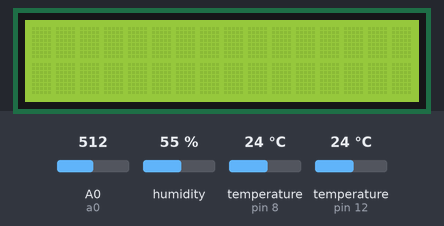
A sketch run on a simulated Arduino Uno, built with avr-gcc and run on an emulated ATmega328P. Shown: 16×2 character LCD. Inputs (shaded band) come from the test bench; at power-on: humidity 55 %, temperature (sensors on pin 8, pin 12) 24 °C, A0 (a0) = 512.

Above: at 1.2 s.
1.3 s: humidity set to 22 %
At 8.5 s:
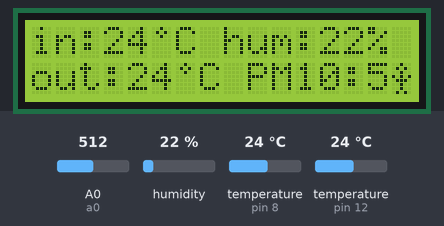
10.8 s: temperature (sensor on pin 8) set to 12 °C
At 11.3 s:
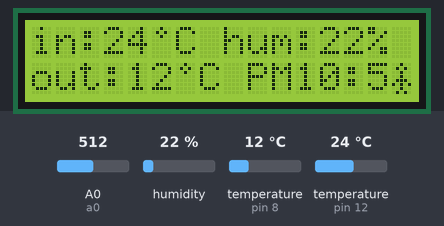
13.6 s: A0 (a0) set to 616
At 20.8 s:
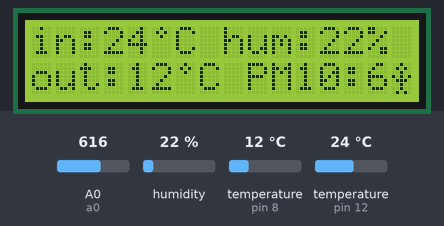
21.1 s: A0 (a0) set to 647
24.6 s: temperature (sensor on pin 12) set to 12 °C
At 28.9 s:
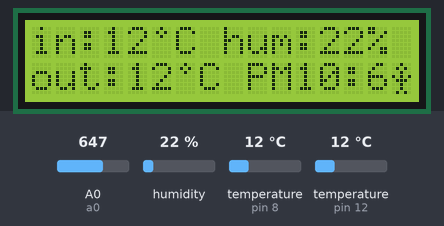
29.5 s: temperature (sensor on pin 8) set to 19 °C
At 33.4 s:
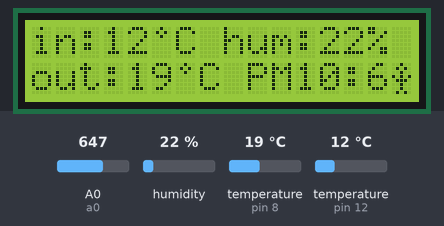
Timing chart, 0 to 34.7 s (numbered marks = the images above; inputs shaded):
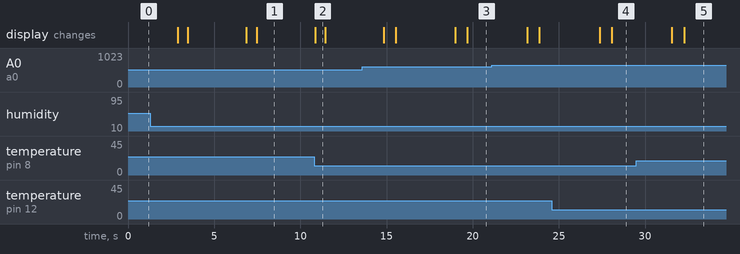

The sketch:

stacja_pogodowa_V1.ino
```cpp
#include<LiquidCrystal.h>  // biblioteka wyswietlacza
#include <DHTesp.h> //czujnik temp / wilgoci
// czujnik zewnetrzny
#include <OneWire.h>
#include <DallasTemperature.h>
// czujnik zanieczyszczen
#include <DS18B20.h>
//czujnik cisnienia
#include <Wire.h>
#include <BMP180.h>


//czujnik cisnienia
//BMP180 myBMP(BMP180_ULTRAHIGHRES);

#define DHT11_PIN 12    //przypisanie pinu 12 Arduino jako odczyt z sensora czujnik temp / wilgoci
const int buzzer = 13; //buzzer to arduino pin 13

//Wyświeltacz
const int rs =7, en =6, d4=5,d5=4,d6=3,d7=2; // piny wyświetlacza
LiquidCrystal lcd(rs,en,d4,d5,d6,d7);

byte celcjusz[8] = {
  0b00100,
  0b01010,
  0b00100,
  0b00000,
  0b00000,
  0b00000,
  0b00000,
  0b00000
};

// ludek
byte armsDown[8] = {
  0b00100,
  0b01010,
  0b00100,
  0b00100,
  0b01110,
  0b10101,
  0b00100,
  0b01010
};
byte armsUp[8] = {
  0b00100,
  0b01010,
  0b00100,
  0b10101,
  0b01110,
  0b00100,
  0b00100,
  0b01010
};

// czujnik wewnętrzny temp i hum
DHTesp dht ;

// czujnik powietrza
int a0 = A0; // pin A0

// czujnik zewnętrzny
OneWire oneWire(8); // pin 8
DallasTemperature sensors(&oneWire);


void setup(){
  // czujnik cISnienia
  //delay(5000);
  //myBMP.begin();

  // czujnik zewnętrzny
  sensors.begin();

  // czujnik powietrza
  pinMode (a0, INPUT);

  //Wyświetlacz:
  lcd.begin(16,2);
  //lcd.home();
  //lcd.print("Dziala...");
  //ludek
  lcd.createChar(3, armsDown);
  lcd.createChar(4, armsUp);

  // celcjusz
  lcd.createChar(5, celcjusz);

  //czujnik wewnętrzny
  int dhtPin = 12;
  dht.setup(dhtPin, DHTesp::DHT11);

  //buzzer
  pinMode(buzzer, OUTPUT); // Set buzzer - pin 9 as an output

}

void loop(){

  // czujnik zewnetrzny
  sensors.requestTemperatures(); // czujnik zewnętrzny

  //czujnik jakości powietrza
  int zanieczyszczenie = analogRead(a0);

  // czujnik wewnątrz
  int temperatura = dht.getTemperature();
  int wilgotnosc = dht.getHumidity();

  //buzzer przerywa gra
  //tone(buzzer, 1000); // Send 1KHz sound signal...
  delay(1000);        // ...for 1 sec
  noTone(buzzer);     // Stop sound...
  delay(1000);        // ...for 1sec

  // wyswietlacz
  lcd.setCursor(0,0);
  lcd.print("in:");
  lcd.print(temperatura);
  lcd.write(5);
  lcd.print("C hum:");
  lcd.print(wilgotnosc);
  lcd.print("%");

  lcd.setCursor(0,1);
  lcd.print("out:");
  lcd.print(round(sensors.getTempCByIndex(0))); // czujnik zewnętrzny
  lcd.write(5);
  lcd.print("C PM10:");
  lcd.print(zanieczyszczenie/10);

  //ludek
  int sensorReading = analogRead(A0);
  int delayTime = map(sensorReading, 0, 1023, 200, 1000);
  lcd.setCursor(15, 1);
  lcd.write(3);
  delay(delayTime);
  lcd.setCursor(15, 1);
  // draw him arms up:
  lcd.write(4);
  delay(delayTime);
}
```

Measured:
- after the input at 10.8 s, the display: changes after 0.06 s (image 2)
- after the input at 24.6 s, the display: first changes after 2.8 s (image 4 shows a later state)
- after the input at 29.5 s, the display: first changes after 2.1 s (image 5 shows a later state)
